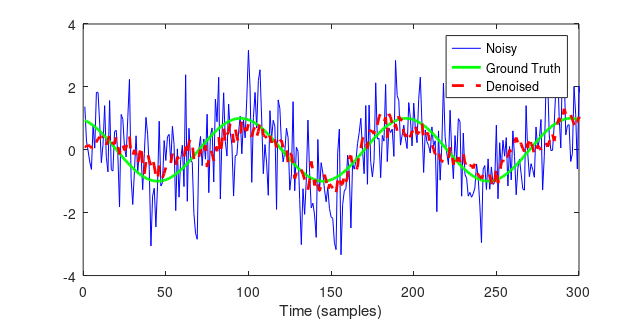
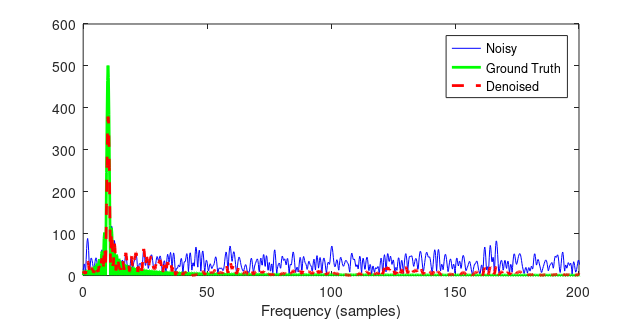
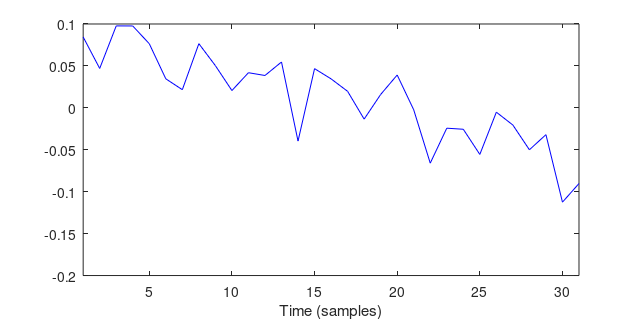

These figures' MATLAB source, in order:
%% Test script to see if we can do weiner filter with a Gaussian
% Assumptions are that the signal is narrowband while noise is broadband
% 
% Neal Wadhwa, February 2014

clear;
close all;

N = 1e3;
P = 20;
n = 0:N;
sigman = 1;

figDir = mfilename;
mkdir(figDir);


A = [0 0 1];
p = rand(4,1)*2*pi;
d = A(1)*sin(2*pi/N*40*n+p(1)) + A(2)*sin(2*pi/N*20*n+p(2)) + A(3)*sin(2*pi/N*10*n+p(3));
v = sigman*randn(size(d));
x = d + v;

q = 30;
p = q + 1;
w = zeros(p+5,p)/(p);
y = zeros(size(d));
mu = 0.001;
for n = q+3:N-q-1
   y(n) = convn(x(n-q:n), w(n,:), 'valid');
   e(n) = y(n)-x(n+1);
   xT = x(n:-1:n-q);   
   w(n+1,:) = w(n,:) - mu * xT./(norm(xT)+eps)*e(n); % Normalized gradient descent
    
end

%% Solve Weiner-Hopf equations
A  = xcorr(x,x);
A = A(1:N+1);
weights = [1:N+1];
A = A./weights;
A = fliplr(A);
M = p;
[XX, YY] = meshgrid(0:M-1, 0:M-1);
idx = abs(XX-YY)+1;
R = A(idx);


B = xcorr(x,x);
B = B(1:N+1);
B = B./weights;
B = fliplr(B);
idx = [ 1:p] + 4;
rdx =  B(idx)';
w_weiner = R\rdx; % What w should converge to
y_weiner = conv(x, w_weiner, 'full');


%% Plot
ff = figure('Position', [1 1 640 320],'PaperPositionMode','auto');
plot(x,'b');
hold on;
plot(d, 'g','LineWidth', 2);
plot(y_weiner,'r--', 'LineWidth', 2);
xlabel('Time (samples)');
xlim([0 300]);
legend({'Noisy', 'Ground Truth', 'Denoised'}, 'Location', 'Best');
saveas(ff, fullfile(figDir, 'timeDomain.eps'), 'psc2');

ff = figure('Position', [1 1 640 320],'PaperPositionMode','auto');
M = 5e3;
plot(linspace(0,1001,M), abs(fft(x,M)),'b');
hold on;
plot(linspace(0,1001,M), abs(fft(d,M)), 'g','LineWidth', 2);
plot(linspace(0,1001,M), abs(fft(y_weiner,M)),'r--', 'LineWidth', 2);
xlabel('Frequency (samples)');
xlim([0 200]);
legend({'Noisy', 'Ground Truth', 'Denoised'}, 'Location', 'Best');
saveas(ff, fullfile(figDir, 'freqDomain.eps'), 'psc2');


ff = figure('Position', [1 1 640 320],'PaperPositionMode','auto');
plot(w_weiner,'b');
xlabel('Time (samples)');
xlim([1 numel(w_weiner)]);
saveas(ff, fullfile(figDir, 'impulseResponse.eps'),'psc2');